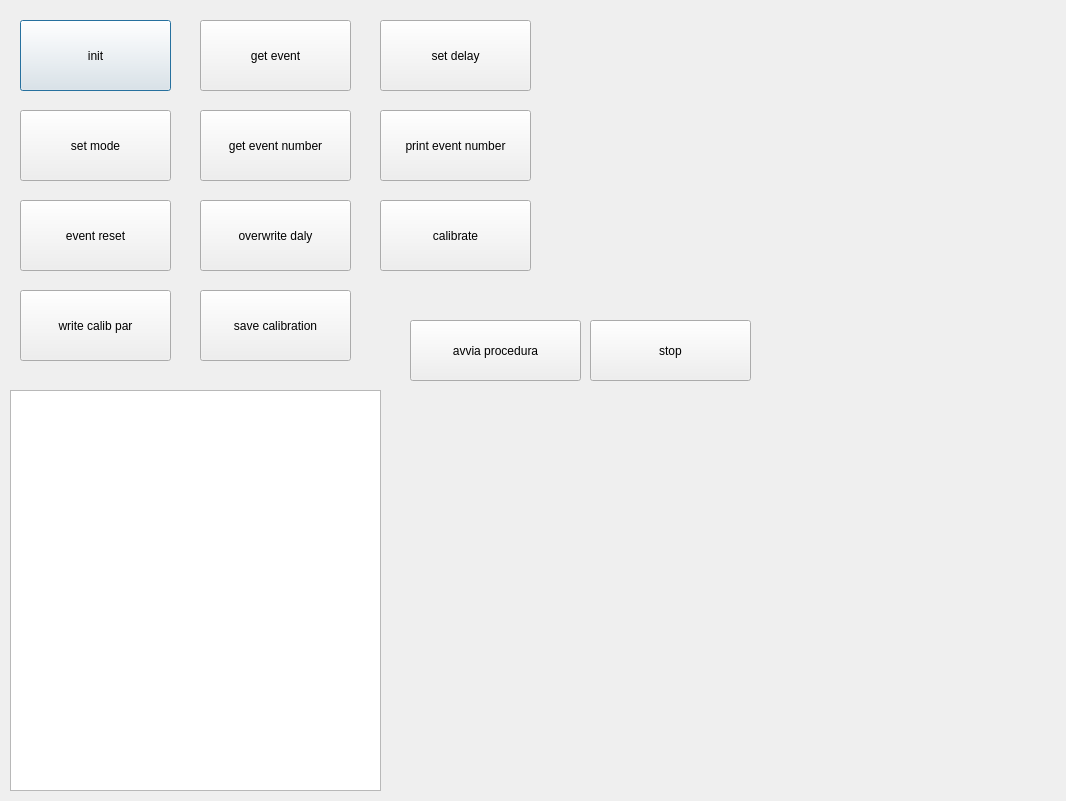
<?xml version="1.0" encoding="UTF-8"?>
<ui version="4.0">
 <class>Schermata</class>
 <widget class="QDialog" name="Schermata">
  <property name="geometry">
   <rect>
    <x>0</x>
    <y>0</y>
    <width>1066</width>
    <height>801</height>
   </rect>
  </property>
  <property name="windowTitle">
   <string>Dialog</string>
  </property>
  <widget class="QPushButton" name="init">
   <property name="geometry">
    <rect>
     <x>20</x>
     <y>20</y>
     <width>151</width>
     <height>71</height>
    </rect>
   </property>
   <property name="text">
    <string>init</string>
   </property>
  </widget>
  <widget class="QPushButton" name="getevent">
   <property name="geometry">
    <rect>
     <x>200</x>
     <y>20</y>
     <width>151</width>
     <height>71</height>
    </rect>
   </property>
   <property name="text">
    <string>get event</string>
   </property>
  </widget>
  <widget class="QTextEdit" name="dati">
   <property name="geometry">
    <rect>
     <x>10</x>
     <y>390</y>
     <width>371</width>
     <height>401</height>
    </rect>
   </property>
  </widget>
  <widget class="QPushButton" name="avvia">
   <property name="geometry">
    <rect>
     <x>410</x>
     <y>320</y>
     <width>171</width>
     <height>61</height>
    </rect>
   </property>
   <property name="text">
    <string>avvia procedura</string>
   </property>
  </widget>
  <widget class="QCustomPlot" name="plot" native="true">
   <property name="geometry">
    <rect>
     <x>410</x>
     <y>390</y>
     <width>571</width>
     <height>401</height>
    </rect>
   </property>
  </widget>
  <widget class="QPushButton" name="setdelay">
   <property name="geometry">
    <rect>
     <x>380</x>
     <y>20</y>
     <width>151</width>
     <height>71</height>
    </rect>
   </property>
   <property name="text">
    <string>set delay</string>
   </property>
  </widget>
  <widget class="QPushButton" name="printeventnumber">
   <property name="geometry">
    <rect>
     <x>380</x>
     <y>110</y>
     <width>151</width>
     <height>71</height>
    </rect>
   </property>
   <property name="text">
    <string>print event number</string>
   </property>
  </widget>
  <widget class="QPushButton" name="setmode">
   <property name="geometry">
    <rect>
     <x>20</x>
     <y>110</y>
     <width>151</width>
     <height>71</height>
    </rect>
   </property>
   <property name="text">
    <string>set mode</string>
   </property>
  </widget>
  <widget class="QPushButton" name="eventreset">
   <property name="geometry">
    <rect>
     <x>20</x>
     <y>200</y>
     <width>151</width>
     <height>71</height>
    </rect>
   </property>
   <property name="text">
    <string>event reset</string>
   </property>
  </widget>
  <widget class="QPushButton" name="overwritedelay">
   <property name="geometry">
    <rect>
     <x>200</x>
     <y>200</y>
     <width>151</width>
     <height>71</height>
    </rect>
   </property>
   <property name="text">
    <string>overwrite daly</string>
   </property>
  </widget>
  <widget class="QPushButton" name="geteventnumber">
   <property name="geometry">
    <rect>
     <x>200</x>
     <y>110</y>
     <width>151</width>
     <height>71</height>
    </rect>
   </property>
   <property name="text">
    <string>get event number</string>
   </property>
  </widget>
  <widget class="QPushButton" name="writecalibpar">
   <property name="geometry">
    <rect>
     <x>20</x>
     <y>290</y>
     <width>151</width>
     <height>71</height>
    </rect>
   </property>
   <property name="text">
    <string>write calib par</string>
   </property>
  </widget>
  <widget class="QPushButton" name="calibrate">
   <property name="geometry">
    <rect>
     <x>380</x>
     <y>200</y>
     <width>151</width>
     <height>71</height>
    </rect>
   </property>
   <property name="text">
    <string>calibrate</string>
   </property>
  </widget>
  <widget class="QPushButton" name="savecalibration">
   <property name="geometry">
    <rect>
     <x>200</x>
     <y>290</y>
     <width>151</width>
     <height>71</height>
    </rect>
   </property>
   <property name="text">
    <string>save calibration</string>
   </property>
  </widget>
  <widget class="QPushButton" name="stop">
   <property name="geometry">
    <rect>
     <x>590</x>
     <y>320</y>
     <width>161</width>
     <height>61</height>
    </rect>
   </property>
   <property name="text">
    <string>stop</string>
   </property>
  </widget>
 </widget>
 <customwidgets>
  <customwidget>
   <class>QCustomPlot</class>
   <extends>QWidget</extends>
   <header>/home/depa/Downloads/qcustomplot/qcustomplot.h</header>
   <container>1</container>
  </customwidget>
 </customwidgets>
 <resources/>
 <connections/>
</ui>
